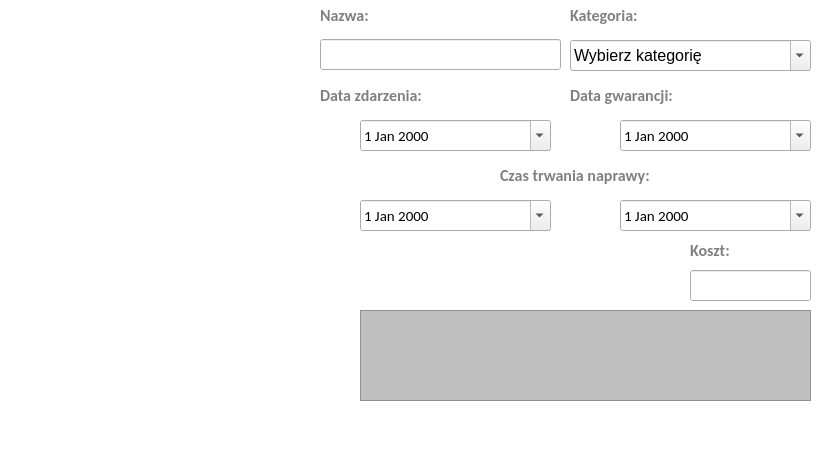
<?xml version="1.0" encoding="UTF-8"?>
<ui version="4.0">
 <class>ServiceBlock</class>
 <widget class="QDialog" name="ServiceBlock">
  <property name="geometry">
   <rect>
    <x>0</x>
    <y>0</y>
    <width>824</width>
    <height>460</height>
   </rect>
  </property>
  <property name="minimumSize">
   <size>
    <width>824</width>
    <height>460</height>
   </size>
  </property>
  <property name="maximumSize">
   <size>
    <width>824</width>
    <height>460</height>
   </size>
  </property>
  <property name="windowTitle">
   <string>Naprawy</string>
  </property>
  <property name="styleSheet">
   <string notr="true">QDialog {background-color: rgb(255, 255, 255);}
QLabel {color: gray;
background-color:transparent}

#ServiceBlock QScrollBar:vertical {
  border: none;
  background: &quot;transparent&quot;;
  width: 8px;
  margin: 20px 0px 20px 0px;
}

#ServiceBlock QScrollBar::handle:vertical {
  background: rgb(107,124,140);
  min-height: 20px; 
  border-radius: 2px;
}

#ServiceBlock QScrollBar::add-line:vertical {
   border: none;
   background: none;
}

#ServiceBlock QScrollBar::sub-line:vertical {
   border: none;
   background: none;
}</string>
  </property>
  <widget class="QDateEdit" name="deEvent">
   <property name="geometry">
    <rect>
     <x>360</x>
     <y>120</y>
     <width>191</width>
     <height>31</height>
    </rect>
   </property>
   <property name="font">
    <font>
     <family>Calibri</family>
     <pointsize>11</pointsize>
    </font>
   </property>
   <property name="focusPolicy">
    <enum>Qt::WheelFocus</enum>
   </property>
   <property name="calendarPopup">
    <bool>true</bool>
   </property>
  </widget>
  <widget class="QDateEdit" name="deGuarantee">
   <property name="geometry">
    <rect>
     <x>620</x>
     <y>120</y>
     <width>191</width>
     <height>31</height>
    </rect>
   </property>
   <property name="font">
    <font>
     <family>Calibri</family>
     <pointsize>11</pointsize>
    </font>
   </property>
   <property name="calendarPopup">
    <bool>true</bool>
   </property>
  </widget>
  <widget class="QDateEdit" name="deEnd">
   <property name="geometry">
    <rect>
     <x>620</x>
     <y>200</y>
     <width>191</width>
     <height>31</height>
    </rect>
   </property>
   <property name="font">
    <font>
     <family>Calibri</family>
     <pointsize>11</pointsize>
    </font>
   </property>
   <property name="frame">
    <bool>true</bool>
   </property>
   <property name="calendarPopup">
    <bool>true</bool>
   </property>
  </widget>
  <widget class="QDateEdit" name="deBegin">
   <property name="geometry">
    <rect>
     <x>360</x>
     <y>200</y>
     <width>191</width>
     <height>31</height>
    </rect>
   </property>
   <property name="font">
    <font>
     <family>Calibri</family>
     <pointsize>11</pointsize>
    </font>
   </property>
   <property name="calendarPopup">
    <bool>true</bool>
   </property>
  </widget>
  <widget class="QTextEdit" name="teNotes">
   <property name="geometry">
    <rect>
     <x>360</x>
     <y>310</y>
     <width>451</width>
     <height>91</height>
    </rect>
   </property>
   <property name="font">
    <font>
     <family>Calibri</family>
     <pointsize>12</pointsize>
    </font>
   </property>
   <property name="styleSheet">
    <string notr="true">background-color: rgba(131, 131, 131, 131);
color: black;</string>
   </property>
   <property name="frameShape">
    <enum>QFrame::StyledPanel</enum>
   </property>
  </widget>
  <widget class="QLineEdit" name="leCost">
   <property name="geometry">
    <rect>
     <x>690</x>
     <y>270</y>
     <width>121</width>
     <height>31</height>
    </rect>
   </property>
   <property name="font">
    <font>
     <family>Calibri</family>
     <pointsize>11</pointsize>
    </font>
   </property>
   <property name="frame">
    <bool>true</bool>
   </property>
  </widget>
  <widget class="QComboBox" name="cbCategory">
   <property name="geometry">
    <rect>
     <x>570</x>
     <y>40</y>
     <width>241</width>
     <height>31</height>
    </rect>
   </property>
   <property name="font">
    <font>
     <family>Calibri</family>
     <pointsize>12</pointsize>
    </font>
   </property>
   <property name="styleSheet">
    <string notr="true">QComboBox {
font-family: &quot;Calibri&quot;;
font-size: 12pt
}</string>
   </property>
   <property name="editable">
    <bool>true</bool>
   </property>
   <property name="currentText">
    <string>Wybierz kategorię</string>
   </property>
  </widget>
  <widget class="QLabel" name="lblBeginImage">
   <property name="geometry">
    <rect>
     <x>320</x>
     <y>200</y>
     <width>31</width>
     <height>31</height>
    </rect>
   </property>
   <property name="text">
    <string/>
   </property>
   <property name="pixmap">
    <pixmap resource="resources.qrc">:/images/images/beginTime.png</pixmap>
   </property>
   <property name="scaledContents">
    <bool>true</bool>
   </property>
  </widget>
  <widget class="QLabel" name="lblEndImage">
   <property name="geometry">
    <rect>
     <x>580</x>
     <y>200</y>
     <width>31</width>
     <height>31</height>
    </rect>
   </property>
   <property name="text">
    <string/>
   </property>
   <property name="pixmap">
    <pixmap resource="resources.qrc">:/images/images/endTime.png</pixmap>
   </property>
   <property name="scaledContents">
    <bool>true</bool>
   </property>
  </widget>
  <widget class="QLabel" name="lblEventImage">
   <property name="geometry">
    <rect>
     <x>309</x>
     <y>108</y>
     <width>51</width>
     <height>51</height>
    </rect>
   </property>
   <property name="text">
    <string/>
   </property>
   <property name="pixmap">
    <pixmap resource="resources.qrc">:/images/images/event.png</pixmap>
   </property>
   <property name="scaledContents">
    <bool>true</bool>
   </property>
  </widget>
  <widget class="QLabel" name="lblGuranteeImage">
   <property name="geometry">
    <rect>
     <x>570</x>
     <y>120</y>
     <width>31</width>
     <height>31</height>
    </rect>
   </property>
   <property name="text">
    <string/>
   </property>
   <property name="pixmap">
    <pixmap resource="resources.qrc">:/images/images/gurantee.png</pixmap>
   </property>
   <property name="scaledContents">
    <bool>true</bool>
   </property>
  </widget>
  <widget class="QLabel" name="label">
   <property name="geometry">
    <rect>
     <x>500</x>
     <y>160</y>
     <width>251</width>
     <height>31</height>
    </rect>
   </property>
   <property name="font">
    <font>
     <family>Calibri</family>
     <pointsize>12</pointsize>
     <weight>75</weight>
     <bold>true</bold>
    </font>
   </property>
   <property name="text">
    <string>Czas trwania naprawy:</string>
   </property>
  </widget>
  <widget class="QLabel" name="label_2">
   <property name="geometry">
    <rect>
     <x>320</x>
     <y>80</y>
     <width>231</width>
     <height>31</height>
    </rect>
   </property>
   <property name="font">
    <font>
     <family>Calibri</family>
     <pointsize>12</pointsize>
     <weight>75</weight>
     <bold>true</bold>
    </font>
   </property>
   <property name="text">
    <string>Data zdarzenia:</string>
   </property>
  </widget>
  <widget class="QLabel" name="label_3">
   <property name="geometry">
    <rect>
     <x>570</x>
     <y>80</y>
     <width>241</width>
     <height>31</height>
    </rect>
   </property>
   <property name="font">
    <font>
     <family>Calibri</family>
     <pointsize>12</pointsize>
     <weight>75</weight>
     <bold>true</bold>
    </font>
   </property>
   <property name="text">
    <string>Data gwarancji:</string>
   </property>
  </widget>
  <widget class="QLabel" name="label_4">
   <property name="geometry">
    <rect>
     <x>320</x>
     <y>0</y>
     <width>241</width>
     <height>31</height>
    </rect>
   </property>
   <property name="font">
    <font>
     <family>Calibri</family>
     <pointsize>12</pointsize>
     <weight>75</weight>
     <bold>true</bold>
    </font>
   </property>
   <property name="text">
    <string>Nazwa:</string>
   </property>
  </widget>
  <widget class="QLabel" name="label_5">
   <property name="geometry">
    <rect>
     <x>570</x>
     <y>0</y>
     <width>241</width>
     <height>31</height>
    </rect>
   </property>
   <property name="font">
    <font>
     <family>Calibri</family>
     <pointsize>12</pointsize>
     <weight>75</weight>
     <bold>true</bold>
    </font>
   </property>
   <property name="text">
    <string>Kategoria:</string>
   </property>
  </widget>
  <widget class="QLabel" name="label_7">
   <property name="geometry">
    <rect>
     <x>690</x>
     <y>240</y>
     <width>121</width>
     <height>21</height>
    </rect>
   </property>
   <property name="font">
    <font>
     <family>Calibri</family>
     <pointsize>12</pointsize>
     <weight>75</weight>
     <bold>true</bold>
    </font>
   </property>
   <property name="text">
    <string>Koszt:</string>
   </property>
  </widget>
  <widget class="QLabel" name="lblCostImage">
   <property name="geometry">
    <rect>
     <x>650</x>
     <y>270</y>
     <width>31</width>
     <height>31</height>
    </rect>
   </property>
   <property name="text">
    <string/>
   </property>
   <property name="pixmap">
    <pixmap resource="resources.qrc">:/images/images/cost.png</pixmap>
   </property>
   <property name="scaledContents">
    <bool>true</bool>
   </property>
  </widget>
  <widget class="QPushButton" name="pbSave">
   <property name="geometry">
    <rect>
     <x>690</x>
     <y>410</y>
     <width>121</width>
     <height>41</height>
    </rect>
   </property>
   <property name="font">
    <font>
     <family>Calibri</family>
     <pointsize>11</pointsize>
    </font>
   </property>
   <property name="styleSheet">
    <string notr="true">QPushButton:hover {
border-radius: 5px;
background: rgb(255,140,0);
}

QPushButton{
color: white;
border-radius: 5px;
background: qlineargradient(x1:0, y1:0, x2:0, y2:1,
   stop: 0 rgba(255,140,0), stop: 0.7 rgb(255,105,0));
}

QPushButton:pressed {
color: white;
border-radius: 5px;
background: rgb(255,105,0);
}
</string>
   </property>
   <property name="text">
    <string>Zapisz</string>
   </property>
  </widget>
  <widget class="QLabel" name="lblNotesImage">
   <property name="geometry">
    <rect>
     <x>320</x>
     <y>310</y>
     <width>31</width>
     <height>31</height>
    </rect>
   </property>
   <property name="text">
    <string/>
   </property>
   <property name="pixmap">
    <pixmap resource="resources.qrc">:/images/images/comments.png</pixmap>
   </property>
   <property name="scaledContents">
    <bool>true</bool>
   </property>
  </widget>
  <widget class="QFrame" name="frame">
   <property name="geometry">
    <rect>
     <x>0</x>
     <y>0</y>
     <width>301</width>
     <height>461</height>
    </rect>
   </property>
   <property name="styleSheet">
    <string notr="true">QFrame {
border: none;
background: qlineargradient(x1:0, y1:0, x2:0, y2:1,
   stop: 0 rgba(255,140,0), stop: 0.7 rgb(255,105,0));
border-top-right-radius: 10px;
border-bottom-right-radius:10px;
}

</string>
   </property>
   <property name="frameShape">
    <enum>QFrame::StyledPanel</enum>
   </property>
   <property name="frameShadow">
    <enum>QFrame::Raised</enum>
   </property>
   <widget class="QLabel" name="label_6">
    <property name="geometry">
     <rect>
      <x>15</x>
      <y>0</y>
      <width>161</width>
      <height>41</height>
     </rect>
    </property>
    <property name="font">
     <font>
      <family>Calibri</family>
      <pointsize>12</pointsize>
      <weight>75</weight>
      <bold>true</bold>
     </font>
    </property>
    <property name="styleSheet">
     <string notr="true">background-color: transparent;
color: white;</string>
    </property>
    <property name="text">
     <string>Lista napraw:</string>
    </property>
   </widget>
   <widget class="QListWidget" name="lvServices">
    <property name="geometry">
     <rect>
      <x>10</x>
      <y>40</y>
      <width>281</width>
      <height>411</height>
     </rect>
    </property>
    <property name="font">
     <font>
      <family>Calibri</family>
      <pointsize>12</pointsize>
     </font>
    </property>
    <property name="styleSheet">
     <string notr="true"/>
    </property>
    <property name="verticalScrollBarPolicy">
     <enum>Qt::ScrollBarAsNeeded</enum>
    </property>
   </widget>
  </widget>
  <widget class="QLineEdit" name="leName">
   <property name="geometry">
    <rect>
     <x>320</x>
     <y>39</y>
     <width>241</width>
     <height>31</height>
    </rect>
   </property>
   <property name="font">
    <font>
     <family>Calibri</family>
     <pointsize>12</pointsize>
    </font>
   </property>
  </widget>
  <widget class="QPushButton" name="pbDelete">
   <property name="geometry">
    <rect>
     <x>310</x>
     <y>410</y>
     <width>121</width>
     <height>41</height>
    </rect>
   </property>
   <property name="font">
    <font>
     <family>Calibri</family>
     <pointsize>11</pointsize>
    </font>
   </property>
   <property name="styleSheet">
    <string notr="true">QPushButton:hover {
border-radius: 5px;
background: rgb(255,102,102);
}

QPushButton{
color: white;
border-radius: 5px;
background: qlineargradient(x1:0, y1:0, x2:0, y2:1,
   stop: 0 rgba(255,102,102), stop: 0.7 rgb(255,50,50));
}

QPushButton:pressed {
color: white;
border-radius: 5px;
background: rgb(255,50,50);
}
</string>
   </property>
   <property name="text">
    <string>Usuń</string>
   </property>
  </widget>
 </widget>
 <resources>
  <include location="resources.qrc"/>
 </resources>
 <connections/>
</ui>
